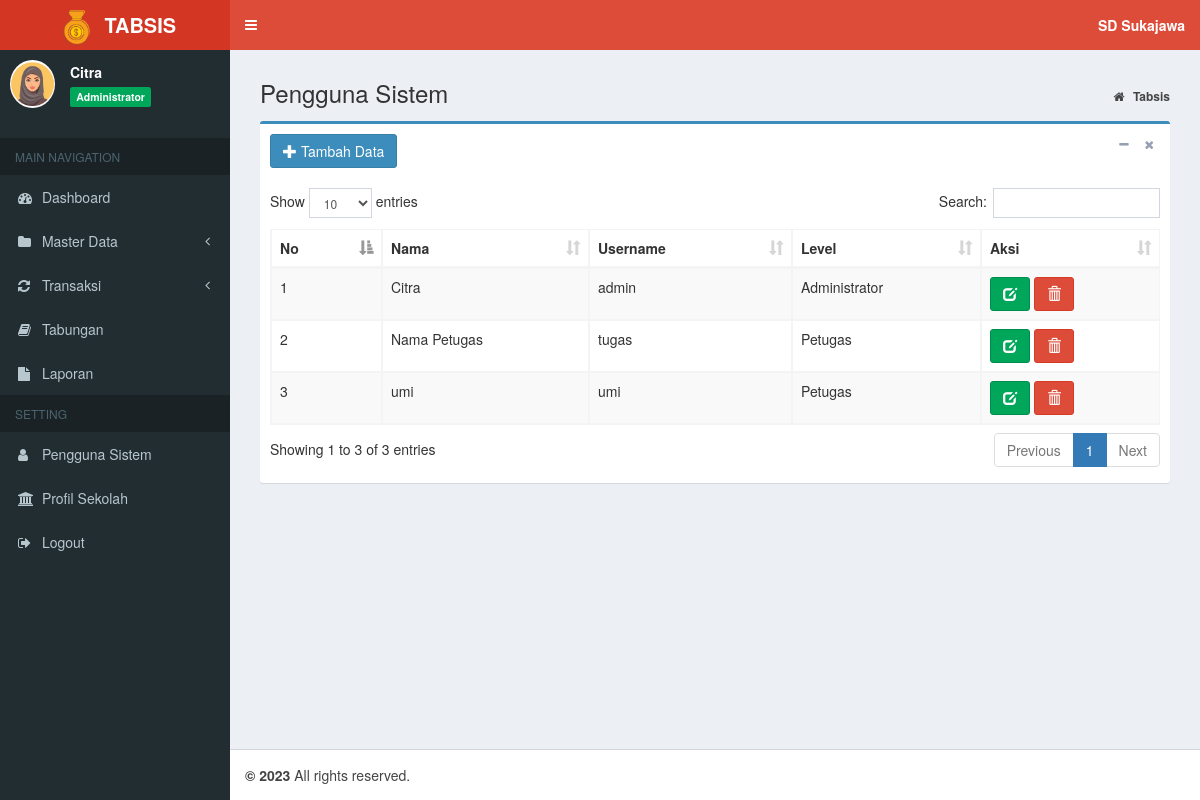
The page /index.php?page=MyApp/data_pengguna (signed in) on the database its author committed.
### tables this page shows
CREATE TABLE `tb_profil` (
  `id_profil` int(11) NOT NULL,
  `nama_sekolah` varchar(200) NOT NULL,
  `alamat` varchar(400) NOT NULL,
  `akreditasi` char(2) NOT NULL
);

CREATE TABLE `tb_pengguna` (
  `id_pengguna` int(11) NOT NULL,
  `nama_pengguna` varchar(20) NOT NULL,
  `username` varchar(20) NOT NULL,
  `password` varchar(15) NOT NULL,
  `level` enum('Administrator','Petugas') NOT NULL
);

### admin/pengguna/data_pengguna.php (the view, shortened to what this page needs)
<section class="content-header">
	<h1>
		Pengguna Sistem
	</h1>
	<ol class="breadcrumb">
		<li>
			<a href="index.php">
				<i class="fa fa-home"></i>
				<b>Tabsis</b>
			</a>
		</li>
	</ol>
</section>
<section class="content">
	<div class="box box-primary">
		<div class="box-header">
			<a href="?page=MyApp/add_pengguna" class="btn btn-primary">
				<i class="glyphicon glyphicon-plus"></i> Tambah Data</a>
			<div class="box-tools pull-right">
				<button type="button" class="btn btn-box-tool" data-widget="collapse">
					<i class="fa fa-minus"></i>
				</button>
				<button type="button" class="btn btn-box-tool" data-widget="remove">
					<i class="fa fa-remove"></i>
				</button>
			</div>
		</div>
		<div class="box-body">
			<div class="table-responsive">
				<table id="example1" class="table table-bordered table-striped">
					<thead>
						<tr>
							<th>No</th>
							<th>Nama</th>
							<th>Username</th>
							<th>Level</th>
							<th>Aksi</th>
						</tr>
					</thead>
					<tbody>
						<?php
                  $no = 1;
                  $sql = $koneksi->query("select * from tb_pengguna");
                  while ($data= $sql->fetch_assoc()) {
                ?>
						<tr>
							<td>
								<?php echo $no++; ?>
							</td>
							<td>
								<?php echo $data['nama_pengguna']; ?>
							</td>
							<td>
								<?php echo $data['username']; ?>
							</td>
							<td>
								<?php echo $data['level']; ?>
							</td>
							<td>
								<a href="?page=MyApp/edit_pengguna&kode=<?php echo $data['id_pengguna']; ?>"
								 title="Ubah" class="btn btn-success">
									<i class="glyphicon glyphicon-edit"></i>
								</a>
								<a href="?page=MyApp/del_pengguna&kode=<?php echo $data['id_pengguna']; ?>"
								 onclick="return confirm('Apakah anda yakin hapus data ini ?')" title="Hapus" class="btn btn-danger">
									<i class="glyphicon glyphicon-trash"></i>
							</td>
						</tr>
						<?php
                  }
                ?>
					</tbody>
				</table>
			</div>
		</div>
	</div>
</section>

### index.php (shortened to what this page needs)
<?php
    if (isset($_SESSION["ses_username"])==""){
		header("location: login.php");
    }else{
      $data_nama = $_SESSION["ses_nama"];
      $data_level = $_SESSION["ses_level"];
    }
    include "inc/koneksi.php";
	$sql = $koneksi->query("SELECT * from tb_profil");
	while ($data= $sql->fetch_assoc()) {
		$nama=$data['nama_sekolah'];
	}
?>
<!DOCTYPE html>
<html>
<head>
	<link rel="stylesheet" href="bootstrap/css/bootstrap.min.css">
	<link rel="stylesheet" href="https://cdnjs.cloudflare.com/ajax/libs/font-awesome/4.5.0/css/font-awesome.min.css">
	<link rel="stylesheet" href="https://cdnjs.cloudflare.com/ajax/libs/ionicons/2.0.1/css/ionicons.min.css">
	<link rel="stylesheet" href="plugins/datatables/dataTables.bootstrap.css">
	<link rel="stylesheet" href="plugins/select2/select2.min.css">
	<link rel="stylesheet" href="dist/css/AdminLTE.min.css">
	<link rel="stylesheet" href="dist/css/skins/_all-skins.min.css">
</head>
<body class="hold-transition skin-red sidebar-mini">
	<div class="wrapper">
		<header class="main-header">
			<a href="index.php" class="logo">
				<span class="logo-lg">
					<img src="dist/img/logo.png" width="45px">
					<b>TABSIS</b>
				</span>
			</a>
			<nav class="navbar navbar-static-top">
				<a href="#" class="sidebar-toggle" data-toggle="offcanvas" role="button">
				</a>
				<div class="navbar-custom-menu">
					<ul class="nav navbar-nav">
						<li class="dropdown messages-menu">
							<a class="dropdown-toggle" data-toggle="dropdown">
								<span>
									<b>
										<?= $nama; ?>
									</b>
								</span>
							</a>
						</li>
					</ul>
				</div>
			</nav>
		</header>
		<aside class="main-sidebar">
			<section class="sidebar">
				</<b>
				<div class="user-panel">
					<div class="pull-left image">
						<img src="dist/img/avatar.png" class="img-circle" alt="User Image">
					</div>
					<div class="pull-left info">
						<p>
							<?php echo $data_nama; ?>
						</p>
						<span class="label label-success">
							<?php echo $data_level; ?>
						</span>
					</div>
				</div>
				<ul class="sidebar-menu">
					<li class="header">MAIN NAVIGATION</li>
					<?php
          if ($data_level=="Administrator"){
        ?>
					<li class="treeview">
						<a href="?page=admin">
							<i class="fa fa-dashboard"></i>
							<span>Dashboard</span>
						</a>
					</li>
					<li class="treeview">
						<a href="#">
							<i class="fa fa-folder"></i>
							<span>Master Data</span>
							<span class="pull-right-container">
								<i class="fa fa-angle-left pull-right"></i>
							</span>
						</a>
					</li>
					<li class="treeview">
						<a href="#">
							<i class="fa fa-refresh"></i>
							<span>Transaksi</span>
							<span class="pull-right-container">
								<i class="fa fa-angle-left pull-right"></i>
							</span>
						</a>
					</li>
					<li class="treeview">
						<a href="?page=view_tabungan">
							<i class="fa fa-book"></i>
							<span>Tabungan</span>
						</a>
					</li>
					<li class="treeview">
						<a href="?page=laporan">
							<i class="fa fa-file"></i>
							<span>Laporan</span>
						</a>
					</li>
					<li class="header">SETTING</li>
					<li class="treeview">
						<a href="?page=MyApp/data_pengguna">
							<i class="fa fa-user"></i>
							<span>Pengguna Sistem</span>
						</a>
					</li>
					<li class="treeview">
						<a href="?page=MyApp/data_profil">
							<i class="fa fa-bank"></i>
							<span>Profil Sekolah</span>
						</a>
					</li>
					<?php
            }
          ?>
					<li>
						<a href="logout.php" onclick="return confirm('Anda yakin keluar dari aplikasi ?')">
							<i class="fa fa-sign-out"></i>
							<span>Logout</span>
						</a>
					</li>
			</section>
		</aside>
		<div class="content-wrapper">
			<section class="content">
				<?php
      if(isset($_GET['page'])){
          $hal = $_GET['page'];
          switch ($hal) {
              case 'MyApp/data_pengguna':
                  include "admin/pengguna/data_pengguna.php";
                  break;
          }
                        }
    ?>
			</section>
		</div>
		<footer class="main-footer">
			<strong> &copy;
				<a href=""></a>2023</strong> All rights reserved.
		</footer>
</body>
</html>

### rows shown on the page
tb_profil: nama_sekolah "SD Sukajawa"
tb_pengguna: nama_pengguna "Citra", username "admin", level "Administrator"
tb_pengguna: nama_pengguna "Nama Petugas", username "tugas", level "Petugas"
tb_pengguna: nama_pengguna "umi", username "umi", level "Petugas"

### other values the page prints
$data_nama "Citra"
$data_level "Administrator"
